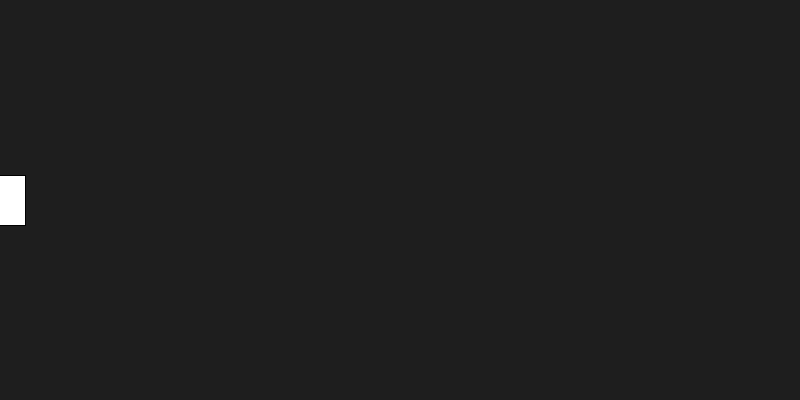
Frame 1 (no input)
Frame 60 (the mouse pressed at the canvas centre just before this capture): identical to frame 1, image omitted
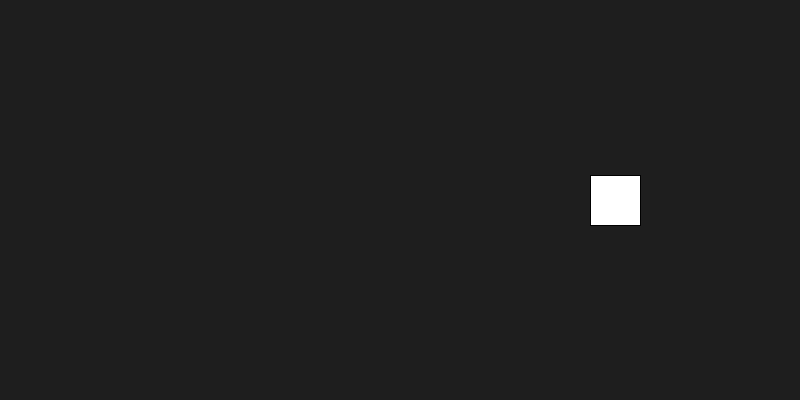
Frame 120 (the mouse held since frame 60 and released just before this capture)

The Processing sketch that drew these frames (run headless with seeded random() and noise(); from frame 60 on, the mouse is pressed at the canvas centre):

// Processing sketch: c_draw_setup_functions
// ── c_draw_setup_functions.pde
// declare variables
float rect_x;
float rect_y;
float rect_size;

void setup() {
  // initialise screen
  size(800, 400);
  // initialise variables
  rect_x = 0.0;
  rect_y = 200.0;
  rect_size = 50.0;
  rectMode(CENTER);
  //frameRate(80);
}

void draw() {
  // draw background
  background(30);
  // draw rectangle
  rect(rect_x, rect_y, rect_size, rect_size);
  rect_x = increase_coordinate( rect_x , mouseX/10 );
}

void mouseDragged(){
  println("you've pressed on: " + mouseX + " - " + mouseY);
}

void keyPressed(){
  println("a key was pressed: " + int(key) );
  if (int(key) == 97){
    println("good!");
  }
}

float increase_coordinate(float coord, float incr_step){
  coord = coord + incr_step;
  if (coord > width + rect_size/2.0){
    coord = -rect_size/2.0;
  }
  return coord;
}
